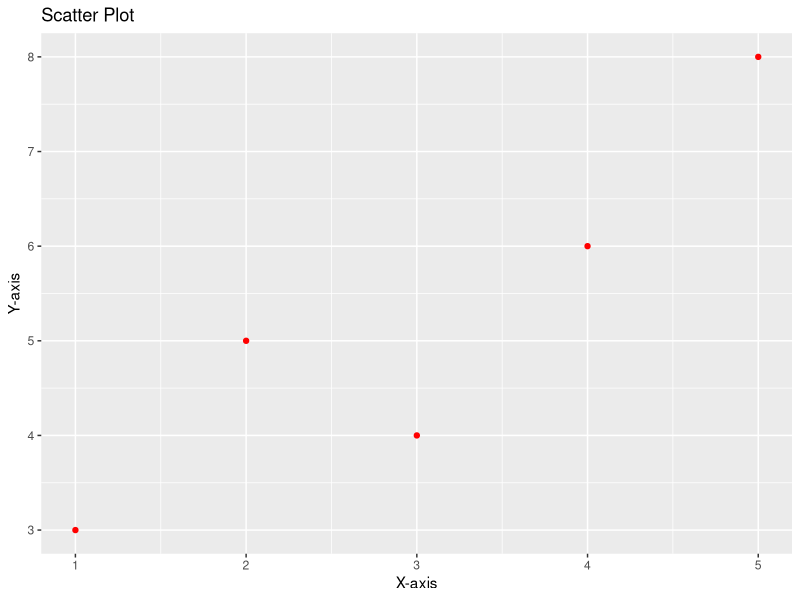
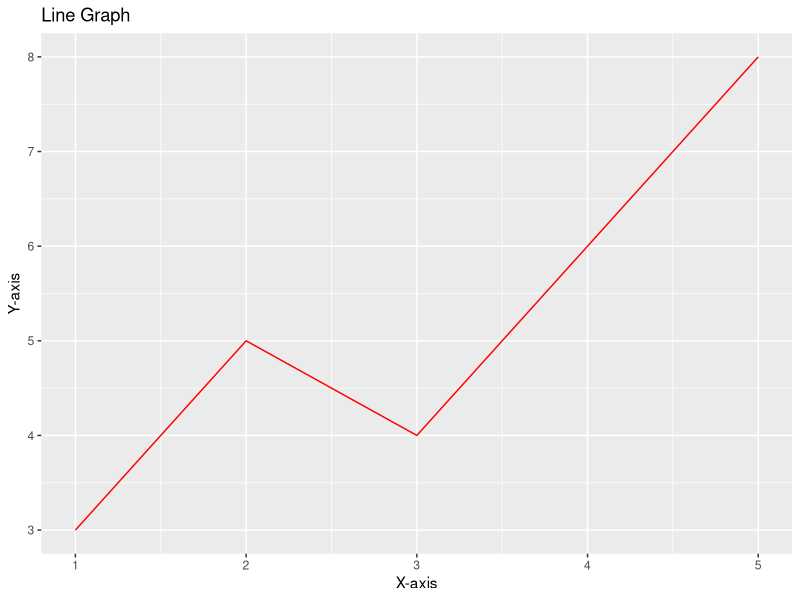
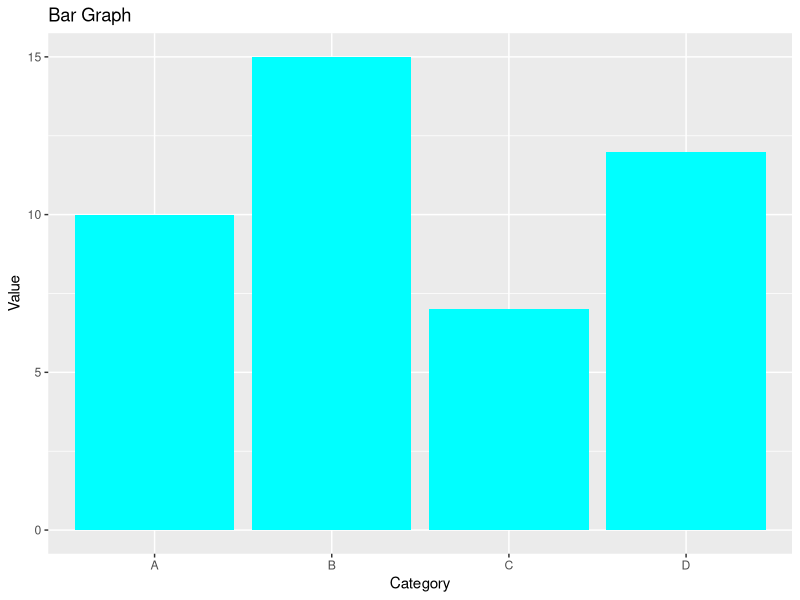
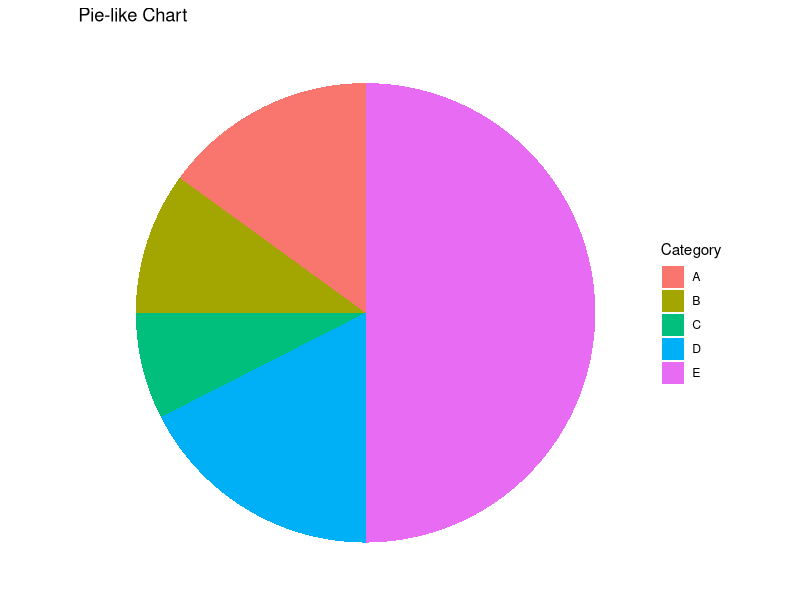
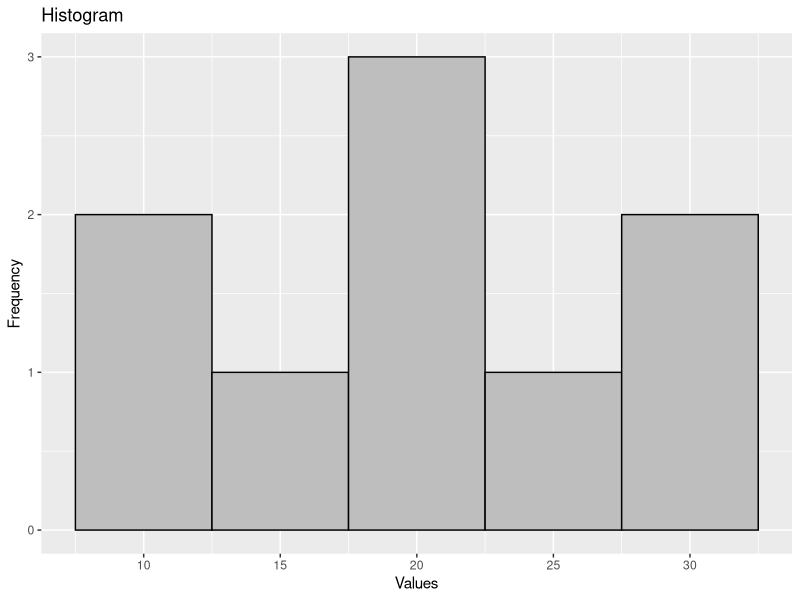
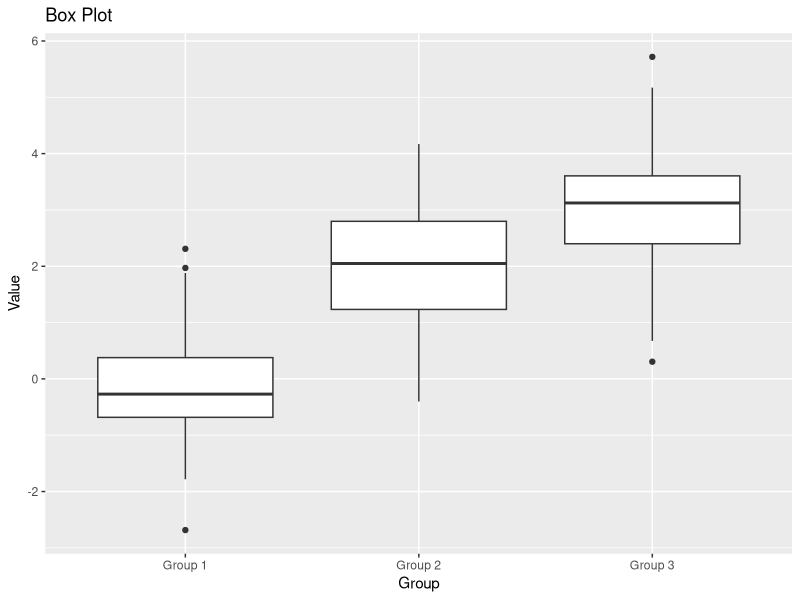
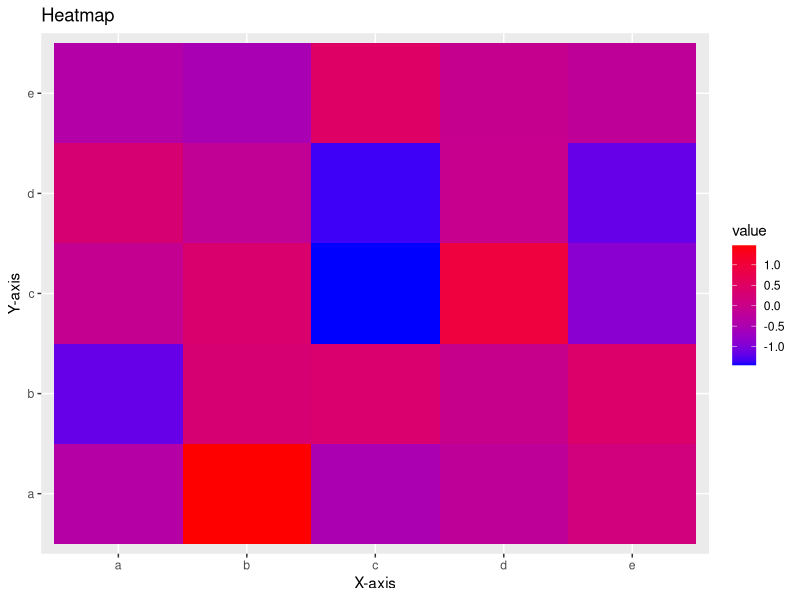
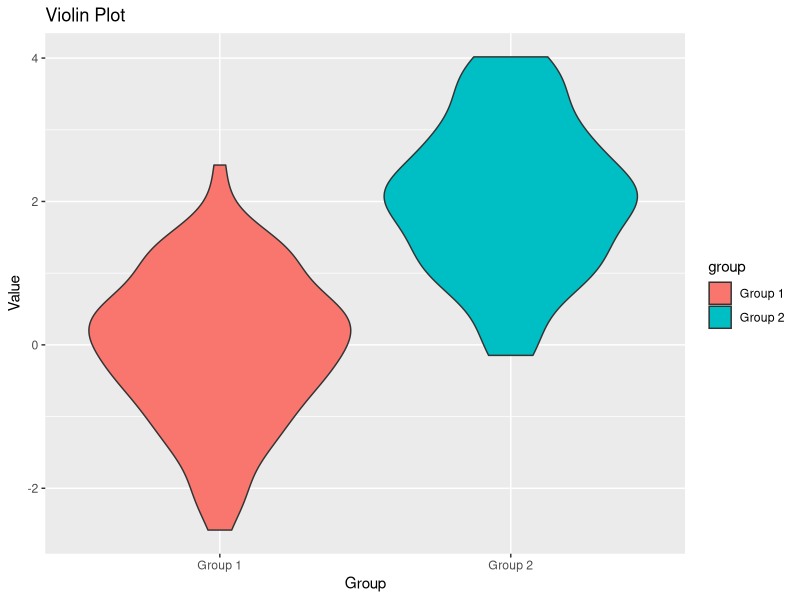

Here is the R script that generated these plots, in order: (Note: this script raises an error after producing the figures.)
# Install and load the ggplot2 package
install.packages("ggplot2")
library(ggplot2)

# Scatter Plot
# Create a data frame with example data
data <- data.frame(x = c(1, 2, 3, 4, 5),
                   y = c(3, 5, 4, 6, 8))

# Create the scatter plot using ggplot2
ggplot(data, aes(x = x, y = y)) +
  geom_point(col = "red") +
  labs(x = "X-axis", y = "Y-axis", title = "Scatter Plot")

# Create the line graph using ggplot2
ggplot(data, aes(x = x, y = y)) +
  geom_line(col = "red") +
  labs(x = "X-axis", y = "Y-axis", title = "Line Graph")


# Bar Graps

data_1 <- data.frame(category = c("A", "B", "C", "D"),
                   value = c(10, 15, 7, 12))

# Create the bar graph using ggplot2
ggplot(data_1, aes(x = category, y = value)) +
  geom_bar(stat = "identity",fill  = "cyan") +
  labs(x = "Category", y = "Value", title = "Bar Graph")

# Pie Chart
data_2 <- data.frame(category = c("A", "B", "C", "D","E"),
                   value = c(30, 20, 15, 35,100))

# Create the pie-like chart using ggplot2
ggplot(data_2, aes(x = "", y = value, fill = category)) +
  geom_bar(stat = "identity", width = 1) +
  coord_polar(theta = "y") +
  labs(fill = "Category", title = "Pie-like Chart") +
  theme_void()

# Histogramm

data_3 <- data.frame(values = c(10, 20, 15, 30, 25, 18, 12, 28, 22))

# Create the histogram using ggplot2
ggplot(data_3, aes(x = values)) +
  geom_histogram(binwidth = 5, fill = "grey", color = "black") +
  labs(x = "Values", y = "Frequency", title = "Histogram")

# Box - Plot

# Create a data frame with example data
data <- data.frame(group = rep(c("Group 1", "Group 2", "Group 3"), each = 100),
                   value = c(rnorm(100), rnorm(100, mean = 2), rnorm(100, mean = 3)))

# Create the box plot using ggplot2
ggplot(data, aes(x = group, y = value)) +
  geom_boxplot() +
  labs(x = "Group", y = "Value", title = "Box Plot")

# Heat Map

# Create a data frame with example data
data <- data.frame(
  x = rep(letters[1:5], 5),
  y = rep(letters[1:5], each = 5),
  value = rnorm(25)
)

# Create the heatmap using ggplot2
ggplot(data, aes(x = x, y = y, fill = value)) +
  geom_tile() +
  scale_fill_gradient(low = "blue", high = "red") +
  labs(x = "X-axis", y = "Y-axis", title = "Heatmap")

# Violoin Plot

# Create a data frame with example data
data <- data.frame(
  group = rep(c("Group 1", "Group 2"), each = 100),
  value = c(rnorm(100), rnorm(100, mean = 2))
)

# Create the violin plot using ggplot2
ggplot(data, aes(x = group, y = value, fill = group)) +
  geom_violin() +
  labs(x = "Group", y = "Value", title = "Violin Plot")

# Area Chart

# Create a data frame with example data
data <- data.frame(
  year = c(2010, 2011, 2012, 2013, 2014),
  value1 = c(3, 4, 5, 6, 8),
  value2 = c(2, 3, 4, 5, 6)
)

# Reshape the data into long format
library(tidyr)
data_long <- gather(data, key = "variable", value = "value", -year)

# Create the area chart using ggplot2
ggplot(data_long, aes(x = year, y = value, fill = variable)) +
  geom_area() +
  labs(x = "Year", y = "Value", title = "Area Chart")

# Network Chart

# Create a graph object using the igraph package
edges <- data.frame(
  from = c("A", "B", "C", "D"),
  to = c("B", "C", "D", "A")
)
graph <- graph_from_data_frame(edges)

# Plot the network chart using ggraph
ggraph(graph, layout = "fr") +
  geom_edge_link() +
  geom_node_point() +
  geom_node_text(aes(label = name), vjust = 1.5) +
  theme_void()